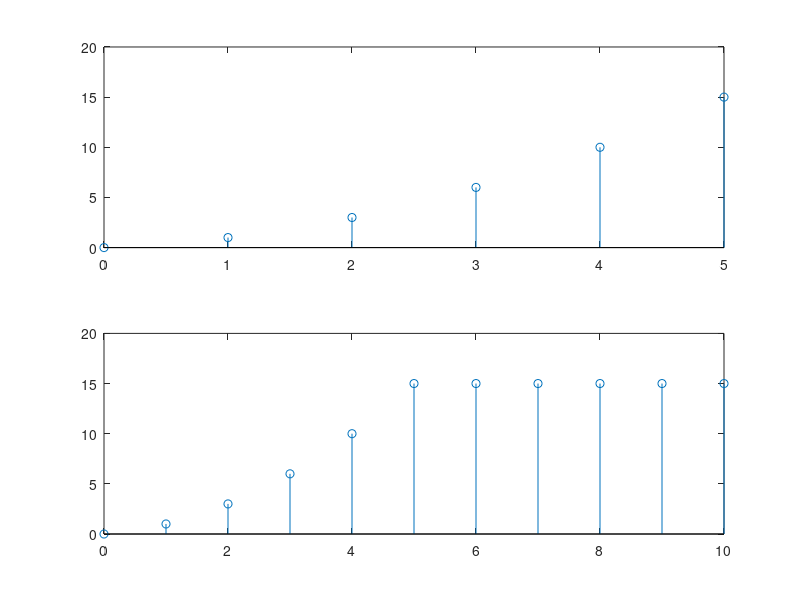

Here is the MATLAB script that generated this plot:
% Part1.m
% Author: Charles Yang
% Signal&System 2.2(a)(b)(c)(d)(e)(f)(g)
%% (a)(b)(c)(d)
x=[1 2 3 4];
a1=(1);
b1=[0.5 1 2];
y1=filter(b1,a1,x);
a2=[1 -0.8];
b2=(2);
y2=filter(b2,a2,x);
a3=[1 -0.8];
b3=[0 2];
y3=filter(b3,a2,x);
disp(y1);
disp(y2);
%% (e)(f)(g)
clear y2;
x = ones(1,6);
h = 0:5;
y =filter(h,1,x);
ny = 0:5;
figure;
subplot(211);
stem(ny,y);
x2 = ones(1,11);
y2 = filter(h,1,x2);
subplot(212);
stem(0:10, y2);
